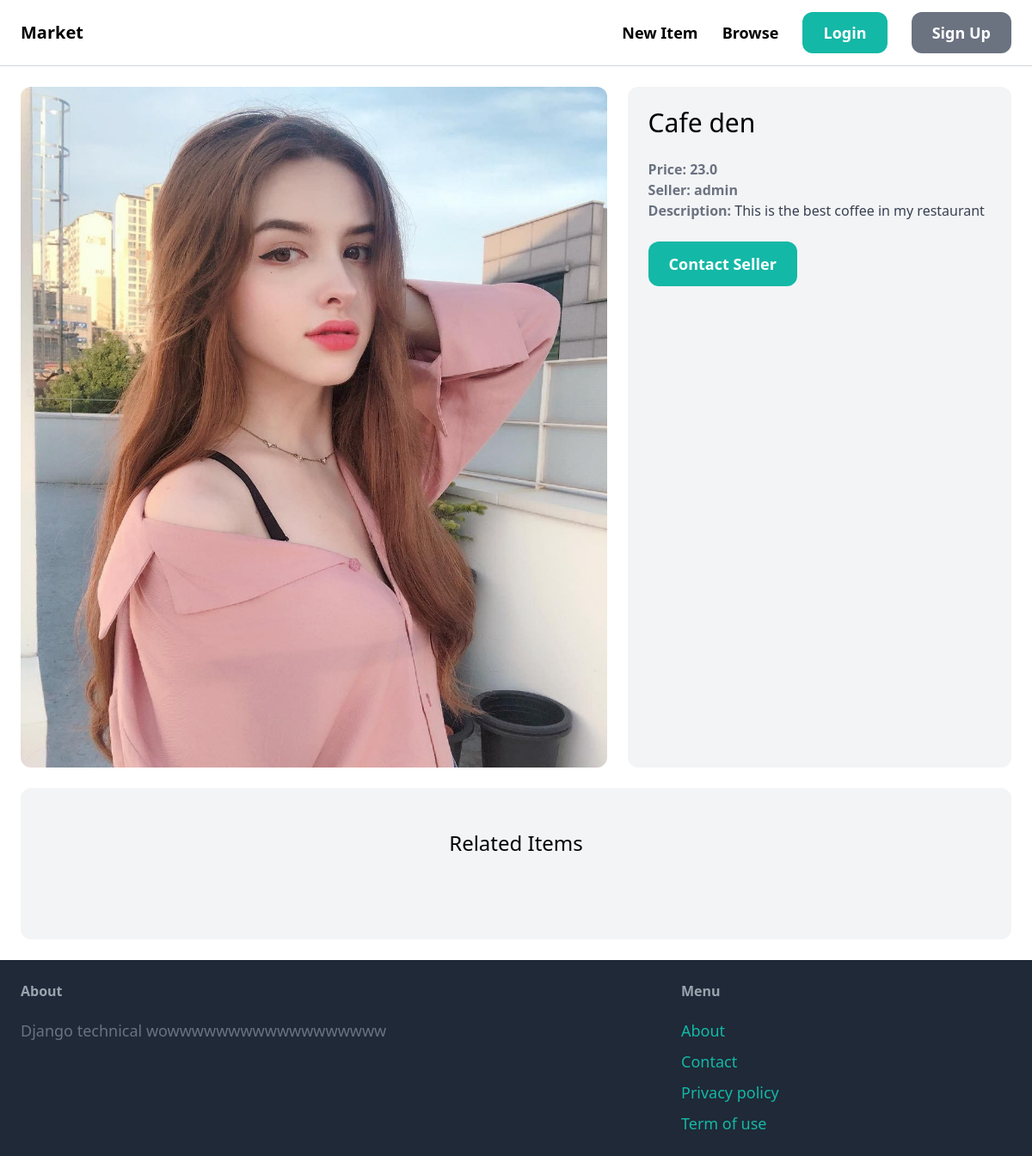
The app's page /items/2, older data.
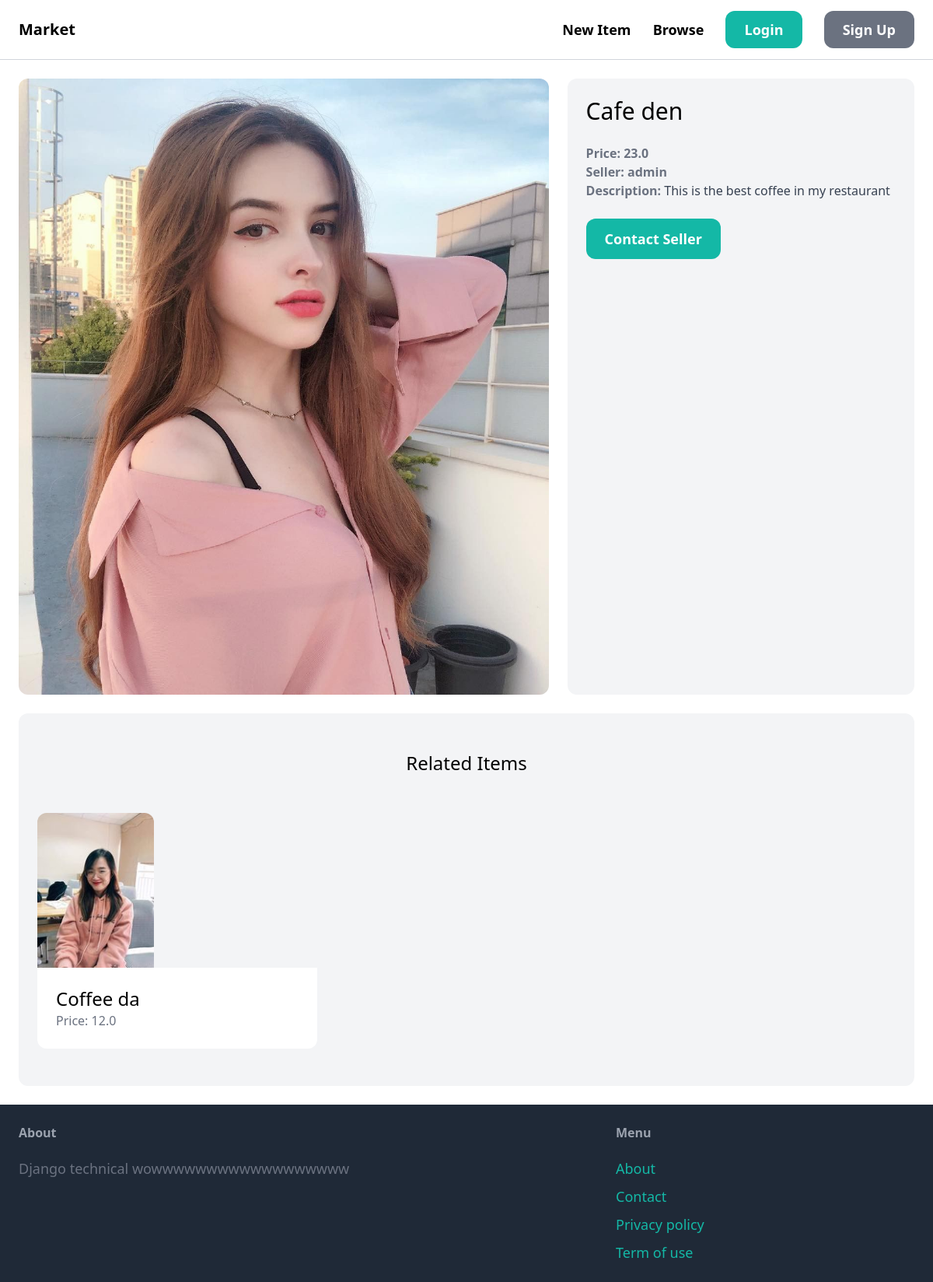
The same page, newer data.
### item/models.py (models this page shows, shortened)
class Item(models.Model):
    category = models.ForeignKey(Category, related_name='items', on_delete=models.CASCADE)
    name = models.CharField(max_length=255)
    description = models.TextField(blank=True, null=True)
    price = models.FloatField()
    image = models.ImageField(upload_to='item_images', blank=True, null=True)
    is_sold = models.BooleanField(default=False)
    created_by = models.ForeignKey(User, related_name='items', on_delete=models.CASCADE)
    created_at = models.DateTimeField(auto_now_add=True)

### item/views.py (the view)
# urls.py: path('<int:pk>', views.detail, name="detail"),
def detail(request, pk):
    item = get_object_or_404(Item, pk=pk)
    related_items = Item.objects.filter(category=item.category, is_sold=False).exclude(pk=pk)[0:3]
    return render(request, 'item/detail.html', {
        'item': item,
        'related_items': related_items
    })

### item/templates/item/detail.html (shortened to what this page needs)
{% extends 'core/base.html' %}
{% block content %}
    <div class="grid grid-cols-5 gap-6">
        <div class="col-span-3">
            <img src="{{item.image.url}}" alt="img" class="rounded-xl">
        </div>
        <div class="col-span-2 p-6 bg-gray-100 rounded-xl">
            <h1 class="mb-6 text-3xl">
                {{ item.name }}
            </h1>
            <p class="text-gray-500">
                <strong>Price: {{ item.price }}</strong>
            </p>
            <p class="text-gray-500">
                <strong>Seller: {{ item.created_by.username }}</strong>
            </p>
            {% if item.description %}
                <p class="text-gray-700">
                    <strong class="text-gray-500">
                        Description:
                    </strong>
                    {{ item.description }}
                </p>
            {% endif %}
            {% if request.user == item.created_by %}
                <div class="mt-6 p-6 bg-white rounded-xl">
                    <p>This is your item!</p>
                    <a href="{% url 'item:edit' item.id %}" class="inline-block mt-6 px-6 py-3 text-lg font-semibold bg-teal-500 text-white rounded-xl">
                        Edit
                    </a>
                    <a href="{% url 'item:delete' item.id %}" class="inline-block mt-6 px-6 py-3 text-lg font-semibold bg-red-500 text-white rounded-xl">
                        Delete
                    </a>
                </div>
            {% else %}
                <a href="{% url 'conversation:new' item.id %}" class="inline-block mt-6 px-6 py-3 text-lg font-semibold bg-teal-500 text-white rounded-xl hover:text-teal-700">
                    Contact Seller
                </a>
            {% endif %}
        </div>
    </div>
    <div class="mt-6 px-6 py-12 bg-gray-100 rounded-xl">
        <div class="mb-12 text-2xl text-center">
            Related Items
        </div>
        <div class="grid grid-cols-3 gap-3">
            {% for item in related_items %}
                <div>
                    <a href="{% url 'item:detail' item.id %}">
                        <div>
                            <img
                                src="{{ item.image.url }}"
                                alt="img_item"
                                class="rounded-t-xl"
                                height="auto"
                                width="150px"
                            >
                        </div>
                        <div class="p-6 bg-white rounded-b-xl">
                            <h2 class="text-2xl">
                                {{item.name}}
                            </h2>
                            <p class="text-gray-500">
                                Price: {{item.price}}
                            </p>
                        </div>
                    </a>
                </div>
            {% endfor  %}
        </div>
    </div>
{% endblock %}

Row changes from the older to the newer data that the page shows:
added Item: image (picture), name "Coffee da", price "12.0"
